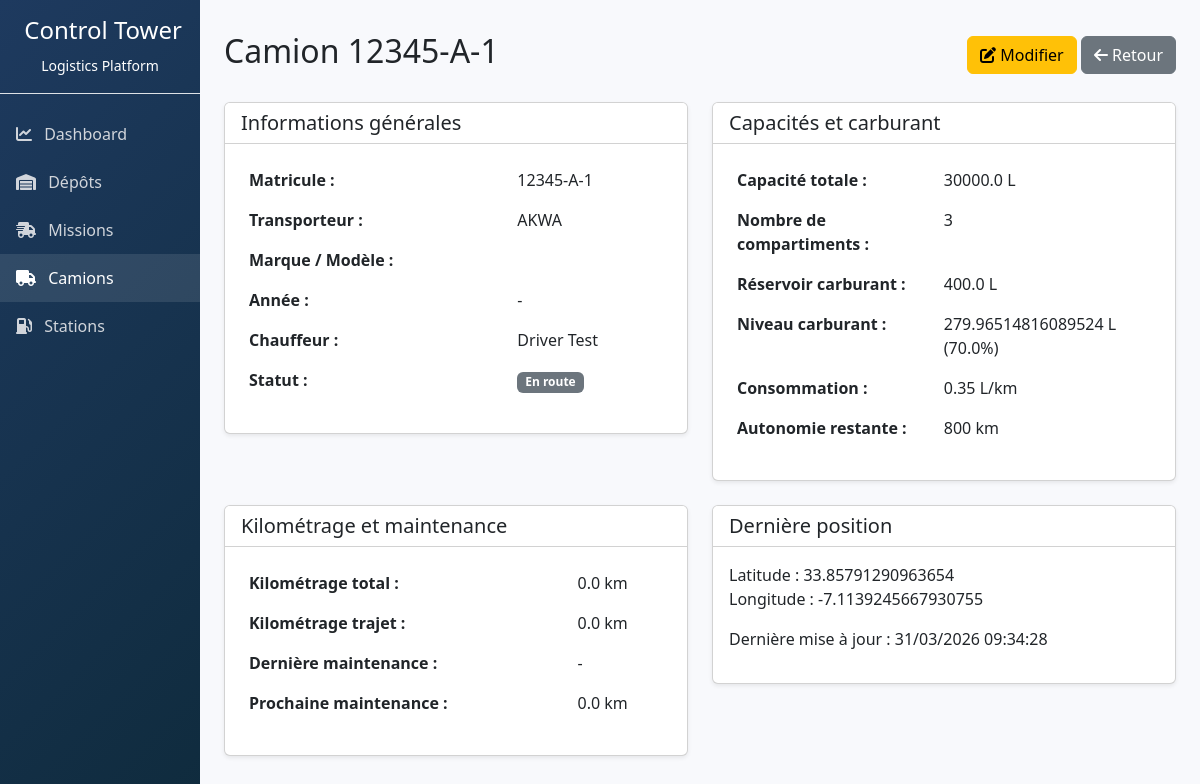
Page /api/trucks/1/ on the earlier database version.
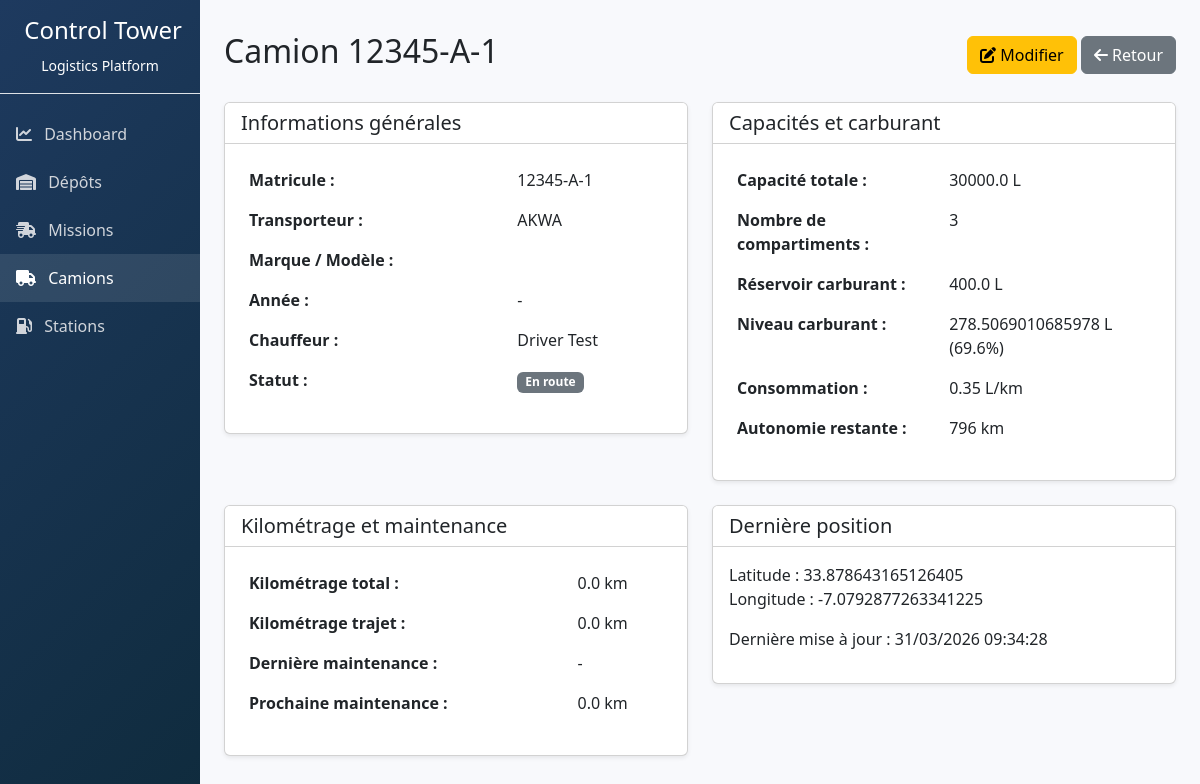
Same page on the later database version.
### logistics/models.py (models this page shows, shortened)
class Truck(models.Model):
    matricule = models.CharField(max_length=50, unique=True)
    transporter = models.CharField(max_length=100)
    brand = models.CharField(max_length=50, blank=True, default='')
    model = models.CharField(max_length=50, blank=True, default='')
    year = models.IntegerField(null=True, blank=True)
    driver = models.ForeignKey(Driver, on_delete=models.CASCADE, related_name='trucks')
    capacity_total = models.FloatField(help_text="Capacité totale de chargement en litres")
    max_compartment_count = models.IntegerField(default=3, help_text="Nombre maximum de compartiments")
    fuel_tank_capacity = models.FloatField(help_text="Capacité du réservoir de carburant en litres")
    fuel_level = models.FloatField(default=100, help_text="Niveau de carburant actuel en litres")
    fuel_consumption_per_km = models.FloatField(default=0.35, help_text="Consommation moyenne en L/km")
    fuel_consumption_idle = models.FloatField(default=0.5, help_text="Consommation au ralenti en L/h")
    total_odometer = models.FloatField(default=0, help_text="Kilométrage total en km")
    trip_odometer = models.FloatField(default=0, help_text="Kilométrage du trajet actuel en km")
    last_maintenance_km = models.FloatField(default=0)
    next_maintenance_km = models.FloatField(default=0)
    STATUS_CHOICES = [
        ('AVAILABLE', 'Disponible'),
        ('ON_ROUTE', 'En route'),
        ('STOPPED', 'À l’arrêt'),
        ('DELAYED', 'En retard'),
        ('UNLOADING', 'Déchargement'),
        ('COMPLETED', 'Terminé'),
        ('BREAKDOWN', 'Panne'),
        ('MAINTENANCE', 'En maintenance'),
    ]
    status = models.CharField(max_length=20, choices=STATUS_CHOICES, default='AVAILABLE')
    current_lat = models.FloatField(default=0)
    current_lng = models.FloatField(default=0)
    last_fuel_refill = models.DateTimeField(null=True, blank=True)
    last_maintenance = models.DateTimeField(null=True, blank=True)
    created_at = models.DateTimeField(default=timezone.now)
    updated_at = models.DateTimeField(auto_now=True)
    def get_remaining_fuel_range(self):
        if self.fuel_consumption_per_km > 0:
            return self.fuel_level / self.fuel_consumption_per_km
        return 0
    def get_fuel_percentage(self):
        if self.fuel_tank_capacity > 0:
            return (self.fuel_level / self.fuel_tank_capacity) * 100
        return 0

class Driver(models.Model):
    name = models.CharField(max_length=100)
    cin = models.CharField(max_length=50, unique=True)
    phone = models.CharField(max_length=20)
    email = models.EmailField(blank=True, default='')
    rating = models.FloatField(default=4.0, validators=[MinValueValidator(0), MaxValueValidator(5)])
    total_trips = models.IntegerField(default=0)
    active = models.BooleanField(default=True)
    hire_date = models.DateField(auto_now_add=True)

### logistics/views.py (the view)
# urls.py: path('trucks/<int:pk>/', views.TruckDetailView.as_view(), name='truck_detail'),
class TruckDetailView(DetailView):
    model = Truck
    template_name = 'logistics/truck_detail.html'
    context_object_name = 'truck'

### logistics/templates/logistics/truck_detail.html (shortened to what this page needs)
{% extends "logistics/base.html" %}
{% block content %}
<div class="d-flex justify-content-between align-items-center mb-4">
    <h1 class="h2">Camion {{ truck.matricule }}</h1>
    <div>
        <a href="{% url 'logistics:truck_update' truck.pk %}" class="btn btn-warning"><i class="fas fa-edit"></i> Modifier</a>
        <a href="{% url 'logistics:truck_list' %}" class="btn btn-secondary"><i class="fas fa-arrow-left"></i> Retour</a>
    </div>
</div>
<div class="row">
    <div class="col-md-6">
        <div class="card shadow-sm mb-4">
            <div class="card-header bg-white">
                <h5 class="mb-0">Informations générales</h5>
            </div>
            <div class="card-body">
                <table class="table table-borderless">
                    <tr><th>Matricule :</th><td>{{ truck.matricule }}</td></tr>
                    <tr><th>Transporteur :</th><td>{{ truck.transporter }}</td></tr>
                    <tr><th>Marque / Modèle :</th><td>{{ truck.brand }} {{ truck.model }}</td></tr>
                    <tr><th>Année :</th><td>{{ truck.year|default:"-" }}</td></tr>
                    <tr><th>Chauffeur :</th><td>{{ truck.driver.name }}</td></tr>
                    <tr><th>Statut :</th><td><span class="badge bg-secondary">{{ truck.get_status_display }}</span></td></tr>
                </table>
            </div>
        </div>
    </div>
    <div class="col-md-6">
        <div class="card shadow-sm mb-4">
            <div class="card-header bg-white">
                <h5 class="mb-0">Capacités et carburant</h5>
            </div>
            <div class="card-body">
                <table class="table table-borderless">
                    <tr><th>Capacité totale :</th><td>{{ truck.capacity_total }} L</td></tr>
                    <tr><th>Nombre de compartiments :</th><td>{{ truck.max_compartment_count }}</td></tr>
                    <tr><th>Réservoir carburant :</th><td>{{ truck.fuel_tank_capacity }} L</td></tr>
                    <tr><th>Niveau carburant :</th><td>{{ truck.fuel_level }} L ({{ truck.get_fuel_percentage|floatformat:1 }}%)</td></tr>
                    <tr><th>Consommation :</th><td>{{ truck.fuel_consumption_per_km }} L/km</td></tr>
                    <tr><th>Autonomie restante :</th><td>{{ truck.get_remaining_fuel_range|floatformat:0 }} km</td></tr>
                </table>
            </div>
        </div>
    </div>
</div>
<div class="row">
    <div class="col-md-6">
        <div class="card shadow-sm mb-4">
            <div class="card-header bg-white">
                <h5 class="mb-0">Kilométrage et maintenance</h5>
            </div>
            <div class="card-body">
                <table class="table table-borderless">
                    <tr><th>Kilométrage total :</th><td>{{ truck.total_odometer }} km</td></tr>
                    <tr><th>Kilométrage trajet :</th><td>{{ truck.trip_odometer }} km</td></tr>
                    <tr><th>Dernière maintenance :</th><td>{{ truck.last_maintenance|date:"d/m/Y"|default:"-" }}</td></tr>
                    <tr><th>Prochaine maintenance :</th><td>{{ truck.next_maintenance_km }} km</td></tr>
                </table>
            </div>
        </div>
    </div>
    <div class="col-md-6">
        <div class="card shadow-sm mb-4">
            <div class="card-header bg-white">
                <h5 class="mb-0">Dernière position</h5>
            </div>
            <div class="card-body">
                <p>Latitude : {{ truck.current_lat }}<br>Longitude : {{ truck.current_lng }}</p>
                <p>Dernière mise à jour : {{ truck.updated_at|date:"d/m/Y H:i:s" }}</p>
            </div>
        </div>
    </div>
</div>
{% endblock %}

Differences in the rows shown:
changed Truck "AKWA": fuel_level "279.96514816089524" → "278.5069010685978"; get_fuel_percentage "70.0" → "69.6"; get_remaining_fuel_range "800" → "796"; current_lat "33.85791290963654" → "33.878643165126405"; current_lng "-7.1139245667930755" → "-7.0792877263341225"
